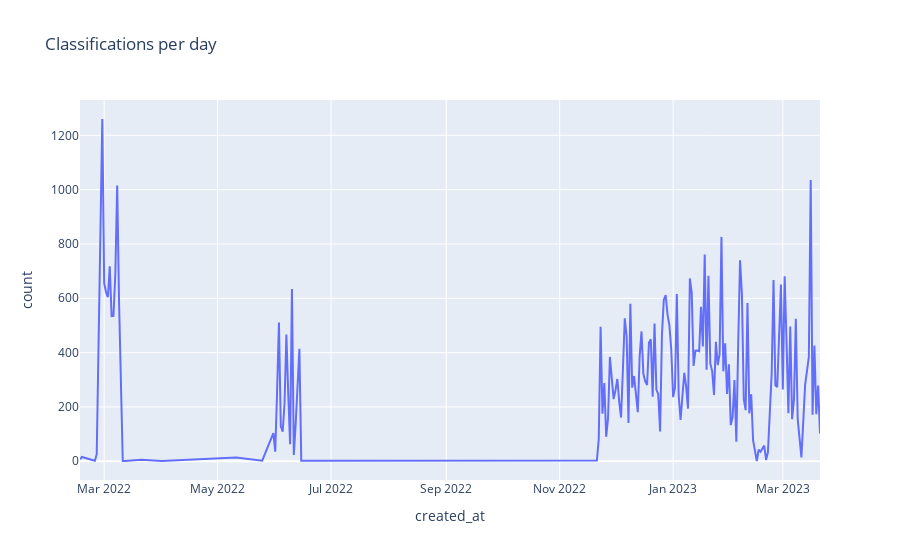

Source (notebook cell):
### Code cell
fig = classifications_by_day.plot.line(
    x="created_at", y="count", title="Classifications per day"
)
fig.show()

### Figure 1 — Plotly figure (JSON) as saved in the notebook; plotly's stock layout.template omitted (floating-point values rounded to 4 significant figures; data arrays with more than 128 entries replaced by an {"elided": "..."} marker saying what was removed)
{"data": [{"hovertemplate": "created_at=%{x}<br>count=%{y}<extra></extra>", "legendgroup": "", "line": {"color": "#636efa", "dash": "solid"}, "marker": {"symbol": "circle"}, "mode": "lines", "name": "", "orientation": "v", "showlegend": false, "type": "scatter", "x": {"elided": "157 str values"}, "xaxis": "x", "y": {"elided": "157 int values"}, "yaxis": "y"}], "layout": {"autosize": true, "legend": {"tracegroupgap": 0}, "title": {"text": "Classifications per day"}, "xaxis": {"anchor": "y", "autorange": true, "domain": [0, 1], "range": ["2022-02-16", "2023-03-21"], "title": {"text": "created_at"}, "type": "date"}, "yaxis": {"anchor": "x", "autorange": true, "domain": [0, 1], "range": [-68.94, 1330.0], "title": {"text": "count"}, "type": "linear"}}}
